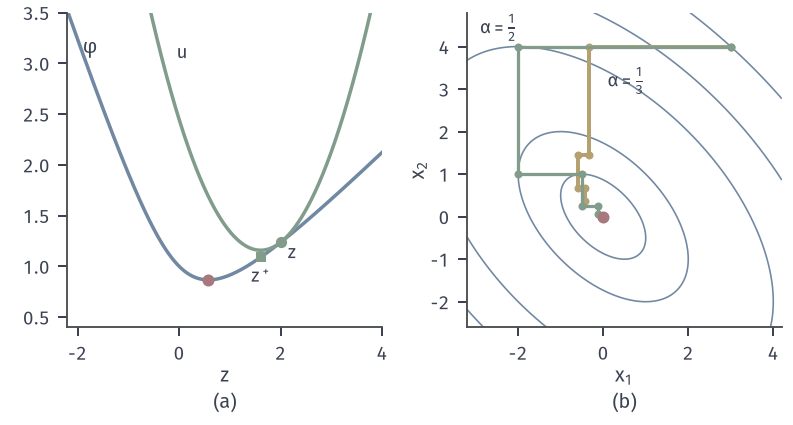

Generate this figure with Python:
from pathlib import Path
import sys
sys.path.insert(0, str(Path(__file__).resolve().parents[1]))
from block_common import *
HERE = Path(__file__).resolve().parent
# (a) phi(z)=sqrt(1+z^2)-z/2, block constant L=1, current z=2. (b) coordinate gradient on x1^2+x1x2+x2^2, steps 1/L_j=1/2 and 1/L=1/3.
fig, (a, b) = figure(width_mm=112, height_mm=60, ncols=2)
panel(fig, .085, .985, .97, .23, wspace=.27)
phi = lambda z: np.sqrt(1+z*z)-z/2; dphi = lambda z: z/np.sqrt(1+z*z)-.5
z = np.linspace(-2.2, 4, 400); x = 2.; g = dphi(x); u = phi(x)+g*(z-x)+.5*(z-x)**2
a.plot(z, phi(z), color=BLUE, lw=1.4); a.plot(z, u, color=GREEN, lw=1.4)
zp = x-g; zs = 1/np.sqrt(3)
a.plot([x], [phi(x)], 'o', color=GREEN, ms=4.5, mew=0, zorder=5); a.plot([zp], [phi(zp)+g*(zp-x)+.5*(zp-x)**2], 'o', color=GREEN, ms=4.5, mew=0, zorder=5, mfc='white', mec=GREEN)
a.plot([zp], [phi(zp)], 's', color=GREEN, ms=3.8, mew=0, zorder=5); opt(a, zs, phi(zs))
a.text(-1.9, 3.1, r'$\varphi$', fontsize=8, color=INK); a.text(-.05, 3.05, '$u$', fontsize=7.5, color=INK); a.text(2.14, 1.08, '$z$', fontsize=7.5, color=INK); a.text(1.42, .84, '$z^+$', fontsize=7.5, color=INK)
a.set_xlabel('$z$', labelpad=1); a.set_xlim(-2.2, 4); a.set_ylim(.4, 3.5)
contour_c(b, (-3.2, 4.2), (-2.6, 4.8), [.75, 3, 12, 22, 37])
def bcgd(al, K=6):
    x = np.array([3., 4.]); P = [x.copy()]
    for k in range(K):
        i = k % 2; x[i] -= al*(2*x[i]+x[1-i]); P.append(x.copy())
    return np.array(P)
Py, Pg = bcgd(1/3), bcgd(1/2); path(b, Py, YELLOW, lw=1.6); path(b, Pg, GREEN); opt(b)
b.text(-2.9, 4.3, r'$\alpha=\frac{1}{2}$', fontsize=7.5, color=INK); b.text(.1, 3.05, r'$\alpha=\frac{1}{3}$', fontsize=7.5, color=INK)
b.set_xlabel('$x_1$', labelpad=1); b.set_ylabel('$x_2$', labelpad=1); b.set_aspect('equal'); b.set_xlim(-3.2, 4.2); b.set_ylim(-2.6, 4.8)
tag(fig, a, '(a)'); tag(fig, b, '(b)')
save(fig, HERE, 'figure', {'z_plus': float(zp), 'Py': Py.tolist()})
print(zp, phi(2), phi(zp), Py)
